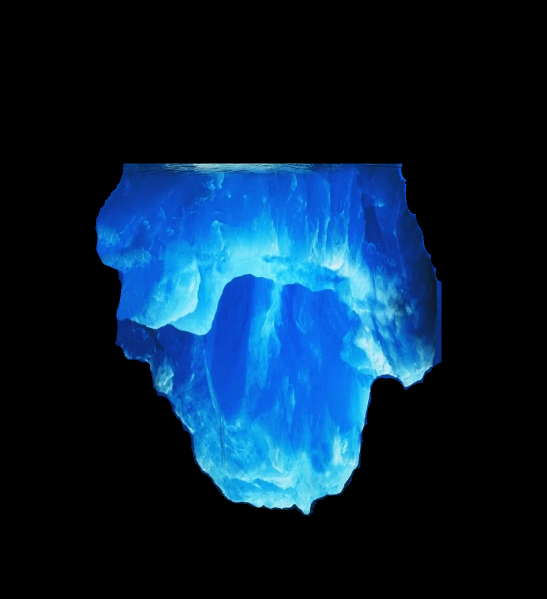
#> input picture eval-eval-acl-poster/sandbox/iceberg-underwater.png, 1094 x 1197 px (shown at 1/2 size)
$ python gen_iceberg_v4.py
#> lines starting #> are read from the running program, lines starting #| are printed output that depends on the picture; after the words box and inside, x2 and y2 are one past the last pixel; in counts of white or black regions, pixels touching at a corner belong together
#!/usr/bin/env python3
"""Generate iceberg-v4-{a,b,c,d}.svg: full iceberg scene matched to iceberg.jpg.

A light rework of gen_iceberg_v3.py with the shackles removed. v3 forced a fixed
list of polygon counts (5..30) and capped every polygon at 16 sides. v4 has one
goal -- look like iceberg.jpg -- so it lets each version pick its own number of
underwater regions and lets every polygon keep as many sides as its contour
needs. Four versions (a-d) are emitted, each with random variation (region count,
clustering seed, simplification detail).

Coordinates are the native photo space (1094x1197); iceberg-underwater.png shares
those dimensions, so the fitted underwater polygons land exactly where the berg
sits in the photo. Clouds are ovals, the underwater background is a simple
gradient, and everything else (the berg above and below water) is polygons."""

import numpy as np
import cv2

CUTOUT = "iceberg-underwater.png"
OUTDIR = "/Users/jackb/GitHub/birds_bookworms/eval-eval-acl-poster/sandbox"
WL = 306                                    # waterline y in photo space

png = cv2.imread(CUTOUT, cv2.IMREAD_UNCHANGED)      # BGRA
#> png is the input picture: shape (1197, 1094, 4); mean B, G, R, A 57.5, 33.8, 7.3, 69.2
H, W = png.shape[:2]
#> H = 1197; W = 1094
rgb = cv2.cvtColor(png[..., :3], cv2.COLOR_BGR2RGB).astype(np.float32)
alpha = png[..., 3].astype(np.float32) / 255.0
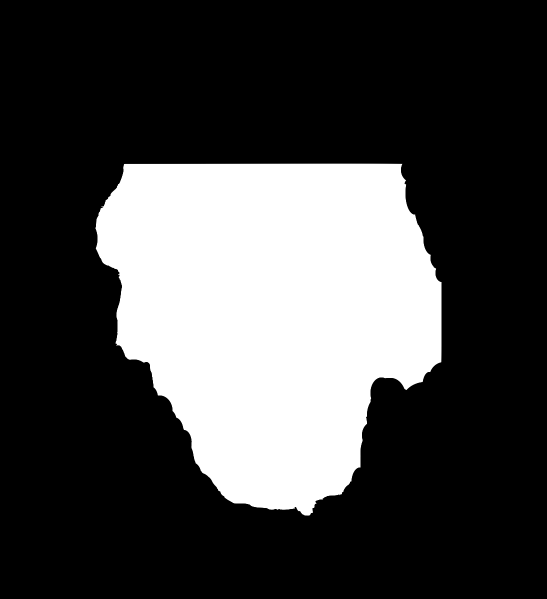
#> alpha: shape (1197, 1094) float32 (shown at 1/2 size); min 0, max 1, mean 0.271
inside = alpha > 0.5
#> inside: shape (1197, 1094) bool; 27.1% white; 1 white region, box (x1, y1, x2, y2) and area: (191, 327, 883, 1031) 355192
lum = cv2.GaussianBlur(rgb @ np.array([0.30, 0.59, 0.11], np.float32), (0, 0), 6)
lum[~inside] = 0.0
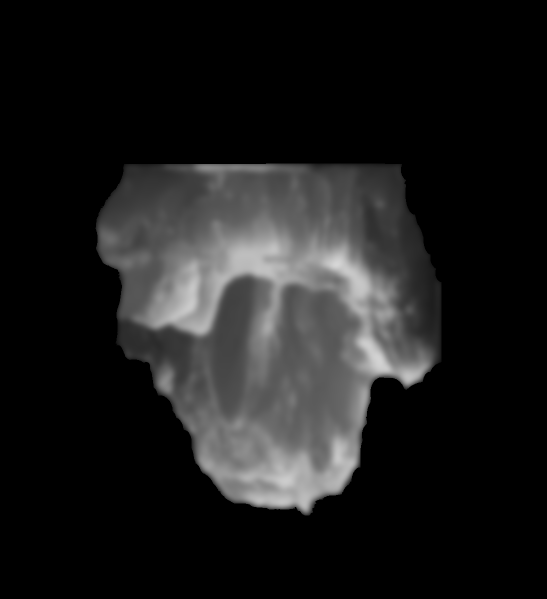
#> lum: shape (1197, 1094) float32 (shown at 1/2 size); min 0, max 214.4, mean 28.1

ys, xs = np.where(lum > np.percentile(lum[inside], 92))
core = (float(xs.mean()), float(ys.mean()))
#> core = (577.9, 712)

# Above-water silhouette traced from iceberg.jpg (whiteness mask, simplified).
ABOVE = [(669, 209), (649, 216), (607, 170), (557, 150), (508, 226), (484, 230),
         (468, 197), (444, 188), (393, 274), (335, 305), (532, 305), (555, 278),
         (606, 275), (603, 223), (645, 251)]

lab = cv2.cvtColor(png[..., :3], cv2.COLOR_BGR2Lab).astype(np.float32)
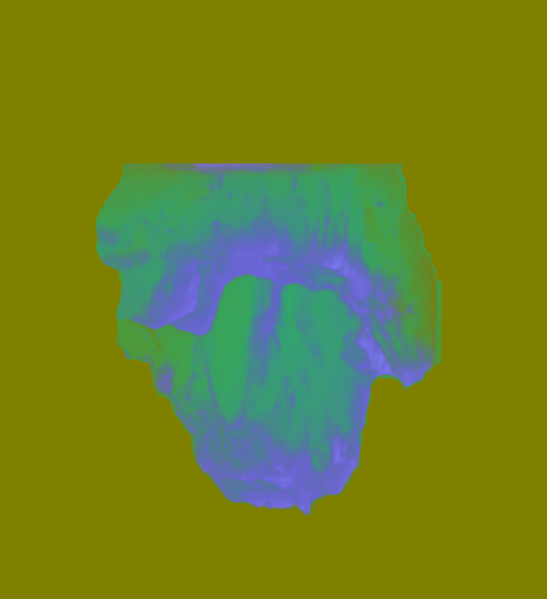
#> lab: shape (1197, 1094, 3) float32 (shown at 1/2 size); mean B, G, R 35.6, 130.1, 113.9
OK = cv2.getStructuringElement(cv2.MORPH_ELLIPSE, (9, 9))
CK = cv2.getStructuringElement(cv2.MORPH_ELLIPSE, (17, 17))
DIL = cv2.getStructuringElement(cv2.MORPH_ELLIPSE, (19, 19))


def fit_polygon(mask, eps_frac):
    """Trace the largest contour, simplified to eps_frac of its perimeter. No cap
    on the number of vertices -- smaller eps_frac just yields more sides."""
    cnts, _ = cv2.findContours(mask, cv2.RETR_EXTERNAL, cv2.CHAIN_APPROX_SIMPLE)
    if not cnts:
        return None
    c = max(cnts, key=cv2.contourArea)
    if cv2.contourArea(c) < 200:
        return None
    eps = eps_frac * cv2.arcLength(c, True)
    return [(float(p[0][0]), float(p[0][1]))
            for p in cv2.approxPolyDP(c, eps, True)]


def band_color(mask_bool):
    m = mask_bool & inside
    if m.sum() < 30:
        m = inside
    r, g, b = rgb[m].mean(axis=0).round().astype(int)
    return "#%02x%02x%02x" % (r, g, b)


def poly_str(pts):
    return " ".join("%.1f,%.1f" % p for p in pts)


def background_layers(eps_frac, n_bg=4):
    """Nested brightness silhouettes (dark edge -> mid core) drawn under the
    mosaic so any seams read as a smooth gradient instead of a hard gap."""
    lo, hi = np.percentile(lum[inside], 5), np.percentile(lum[inside], 72)
    layers = []
    ts = np.linspace(lo, hi, n_bg)
    for i, t in enumerate(ts):
        mask = (inside if i == 0 else ((lum >= t) & inside)).astype(np.uint8) * 255
        mask = cv2.morphologyEx(mask, cv2.MORPH_OPEN, OK)
        mask = cv2.morphologyEx(mask, cv2.MORPH_CLOSE, CK)
        pts = fit_polygon(mask, eps_frac)
        if not pts or len(pts) < 3:
            continue
        ring = (lum >= t) & (lum < ts[i + 1]) if i + 1 < n_bg else (lum >= t)
        layers.append((pts, band_color(ring)))
    return layers


def underwater_polys(k, seed, eps_frac):
    """Partition the berg into k regions via position-weighted k-means on
    color+location, then trace each (slightly enlarged) region as its own
    polygon with as many sides as it needs. Nested background layers sit
    underneath for continuity."""
    iy, ix = np.where(inside)
    pos = np.stack([ix / W, iy / H], 1) * 2.2          # favor contiguous chunks
    col = np.stack([lab[iy, ix, 0] / 255,
                    lab[iy, ix, 1] / 255,
                    lab[iy, ix, 2] / 255], 1) * 1.0
    feat = np.hstack([pos, col]).astype(np.float32)

    crit = (cv2.TERM_CRITERIA_EPS + cv2.TERM_CRITERIA_MAX_ITER, 30, 0.5)
    cv2.setRNGSeed(seed)
    _, labels, _ = cv2.kmeans(feat, k, None, crit, 4, cv2.KMEANS_PP_CENTERS)
    labels = labels.ravel()

    lab_img = np.full((H, W), -1, np.int32)
    lab_img[iy, ix] = labels

    out = background_layers(eps_frac)                   # continuity scaffold

    regions = []
    for c in range(k):
        mask = (lab_img == c).astype(np.uint8) * 255
        mask = cv2.morphologyEx(mask, cv2.MORPH_OPEN, OK)
        mask = cv2.morphologyEx(mask, cv2.MORPH_CLOSE, CK)
        mask = cv2.dilate(mask, DIL) & (inside.astype(np.uint8) * 255)
        pts = fit_polygon(mask, eps_frac)
        if not pts or len(pts) < 3:
            continue
        m = (lab_img == c)
        r, g, b = rgb[m].mean(axis=0).round().astype(int)
        regions.append((cv2.contourArea(np.array(pts, np.float32)), pts,
                        "#%02x%02x%02x" % (r, g, b)))
    regions.sort(key=lambda z: -z[0])                   # big regions first
    out += [(p, c) for _, p, c in regions]
    return out


def scene(tag, k, seed, eps_frac):
    polys = underwater_polys(k, seed, eps_frac)
    nsides = sum(len(p) for p, _ in polys)
    cx, cy = core[0] / W * 100, (core[1] - WL) / (H - WL) * 100
    L = []
    a = L.append
    a(f'<svg xmlns="http://www.w3.org/2000/svg" viewBox="0 0 {W} {H}" '
      f'width="{W}" height="{H}">')
    a('  <!-- NOTICE: generated by an LLM (sandbox/gen_iceberg_v4.py). Full scene')
    a(f'       matched to iceberg.jpg; underwater mass fitted as {len(polys)}')
    a(f'       polygons ({nsides} sides total, uncapped) from k={k} color regions')
    a(f'       of iceberg-underwater.png (seed {seed}). Clouds=ovals, underwater')
    a('       background=gradient, everything else=polygons. -->')
    a('  <defs>')
    a('    <linearGradient id="sky" x1="0" y1="0" x2="0" y2="1">')
    a('      <stop offset="0%" stop-color="#3a8cdf"/>'
      '<stop offset="55%" stop-color="#7dbfed"/>'
      '<stop offset="100%" stop-color="#9fcdf0"/>')
    a('    </linearGradient>')
    a('    <linearGradient id="sea" x1="0" y1="0" x2="0" y2="1">')
    a('      <stop offset="0%" stop-color="#0b377c"/>'
      '<stop offset="22%" stop-color="#0b2b6e"/>'
      '<stop offset="55%" stop-color="#0e1c44"/>'
      '<stop offset="100%" stop-color="#0d0c18"/>')
    a('    </linearGradient>')
    a('    <linearGradient id="ice" x1="0" y1="0.5" x2="1" y2="0.5">')
    a('      <stop offset="0%" stop-color="#bcd6ea"/>'
      '<stop offset="35%" stop-color="#eef6fc"/>'
      '<stop offset="60%" stop-color="#ffffff"/>'
      '<stop offset="100%" stop-color="#c4dcee"/>')
    a('    </linearGradient>')
    a(f'    <radialGradient id="glow" cx="{cx:.0f}%" cy="{cy:.0f}%" r="60%">')
    a('      <stop offset="0%" stop-color="#1f7fc8" stop-opacity="0.55"/>'
      '<stop offset="100%" stop-color="#0b2b6e" stop-opacity="0"/>')
    a('    </radialGradient>')
    a(f'    <clipPath id="below"><rect x="0" y="{WL}" width="{W}" '
      f'height="{H-WL}"/></clipPath>')
    a('  </defs>')
    a('')
    # sky + clouds (ovals)
    a(f'  <rect x="0" y="0" width="{W}" height="{WL}" fill="url(#sky)"/>')
    a('  <g fill="white" opacity="0.30">')
    a('    <ellipse cx="150" cy="70" rx="180" ry="13"/>'
      '<ellipse cx="780" cy="86" rx="210" ry="15"/>')
    a('    <ellipse cx="940" cy="64" rx="120" ry="9"/>'
      '<ellipse cx="470" cy="116" rx="80" ry="7"/>')
    a('  </g>')
    # above-water iceberg (polygon)
    a(f'  <polygon points="{poly_str([(float(x),float(y)) for x,y in ABOVE])}" '
      f'fill="url(#ice)"/>')
    a('  <ellipse cx="557" cy="160" rx="26" ry="14" fill="white" opacity="0.9"/>')
    # ocean (simple gradient) + glow
    a(f'  <rect x="0" y="{WL}" width="{W}" height="{H-WL}" fill="url(#sea)"/>')
    a(f'  <rect x="0" y="{WL}" width="{W}" height="{H-WL}" fill="url(#glow)" '
      f'clip-path="url(#below)"/>')
    # underwater fitted polygons
    a(f'  <!-- {len(polys)} fitted polygons, outer (dark) to inner (bright) -->')
    a('  <g clip-path="url(#below)">')
    for p, c in polys:
        a('    <polygon points="%s" fill="%s"/>' % (poly_str(p), c))
    a('  </g>')
    # waterline
    a(f'  <rect x="0" y="{WL-4}" width="{W}" height="7" fill="#08284f" opacity="0.85"/>')
    a('  <g stroke="#9fd2ec" stroke-width="1.6" opacity="0.35">')
    a(f'    <line x1="40" y1="{WL+8}" x2="300" y2="{WL+8}"/>'
      f'<line x1="700" y1="{WL+6}" x2="1040" y2="{WL+6}"/>')
    a('  </g>')
    a('</svg>\n')
    path = "%s/iceberg-v4-%s.svg" % (OUTDIR, tag)
    with open(path, "w") as f:
        f.write("\n".join(L))
    print("wrote", path, "->", len(polys), "polygons,", nsides, "sides")


# Four versions with random variation: a master RNG picks the region count,
# clustering seed, and simplification detail (smaller eps -> more sides) for each.
rng = np.random.default_rng(4)
for tag in ("a", "b", "c", "d"):
    k = int(rng.integers(14, 34))               # any number of polygons
    seed = int(rng.integers(1, 100000))         # different split per version
    eps_frac = float(rng.uniform(0.004, 0.012))  # any number of sides per polygon
    scene(tag, k, seed, eps_frac)
#> this loop made 4 passes
#> nsides in scene on passes 1 to 4: 550, 911, 550, 704
#| wrote /Users/jackb/GitHub/birds_bookworms/eval-eval-acl-poster/sandbox/iceberg-v4-a.svg -> 31 polygons, 550 sides
#| wrote /Users/jackb/GitHub/birds_bookworms/eval-eval-acl-poster/sandbox/iceberg-v4-b.svg -> 35 polygons, 911 sides
#| wrote /Users/jackb/GitHub/birds_bookworms/eval-eval-acl-poster/sandbox/iceberg-v4-c.svg -> 27 polygons, 550 sides
#| wrote /Users/jackb/GitHub/birds_bookworms/eval-eval-acl-poster/sandbox/iceberg-v4-d.svg -> 30 polygons, 704 sides
#> pass 1, in band_color, `m = mask_bool & inside`:
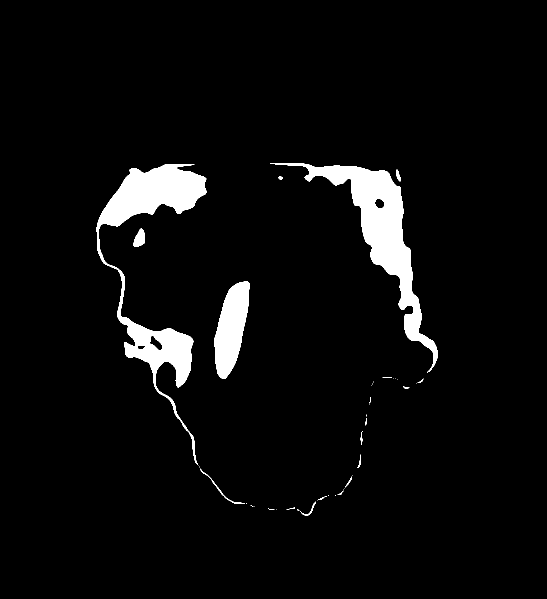
#> m: shape (1197, 1094) bool (shown at 1/2 size); 4.7% white; 43 white regions (25 under 20 px), largest, box (x1, y1, x2, y2) and area: (193, 328, 413, 931) 26987, (540, 327, 875, 745) 24000, (428, 563, 500, 758) 8623
#> pass 1, in band_color (call 2), `m = mask_bool & inside`:
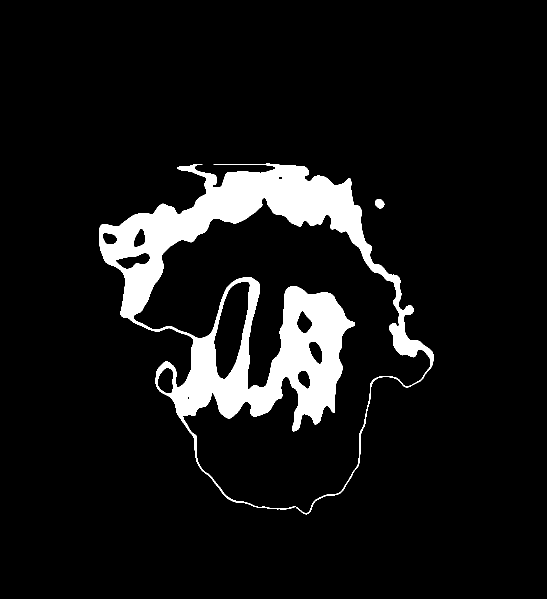
#> m: shape (1197, 1094) bool (shown at 1/2 size); 8.3% white; 2 white regions, box (x1, y1, x2, y2) and area: (198, 327, 867, 1029) 108668, (750, 398, 769, 417) 269
#> pass 1, in band_color (call 3), `m = mask_bool & inside`:
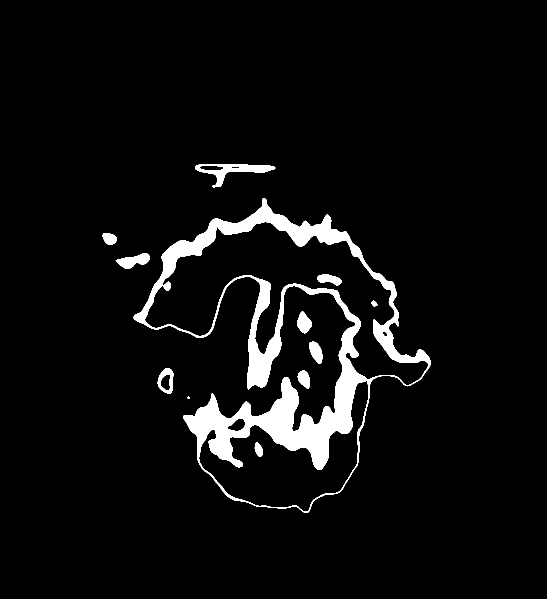
#> m: shape (1197, 1094) bool (shown at 1/2 size); 5.2% white; 13 white regions (1 under 20 px), largest, box (x1, y1, x2, y2) and area: (267, 396, 861, 1026) 59368, (390, 328, 551, 375) 2413, (231, 506, 300, 538) 1184
#> pass 1, in band_color (call 4), `m = mask_bool & inside`:
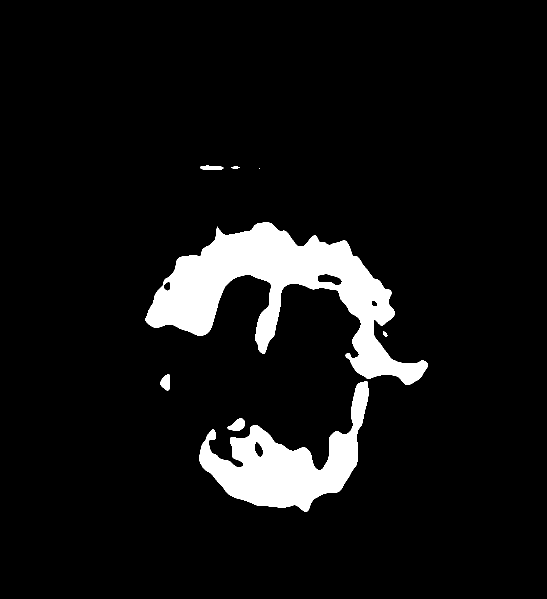
#> m: shape (1197, 1094) bool (shown at 1/2 size); 7.6% white; 8 white regions (1 under 20 px), largest, box (x1, y1, x2, y2) and area: (290, 444, 856, 770) 63882, (398, 762, 737, 1023) 34122, (455, 837, 490, 862) 552
